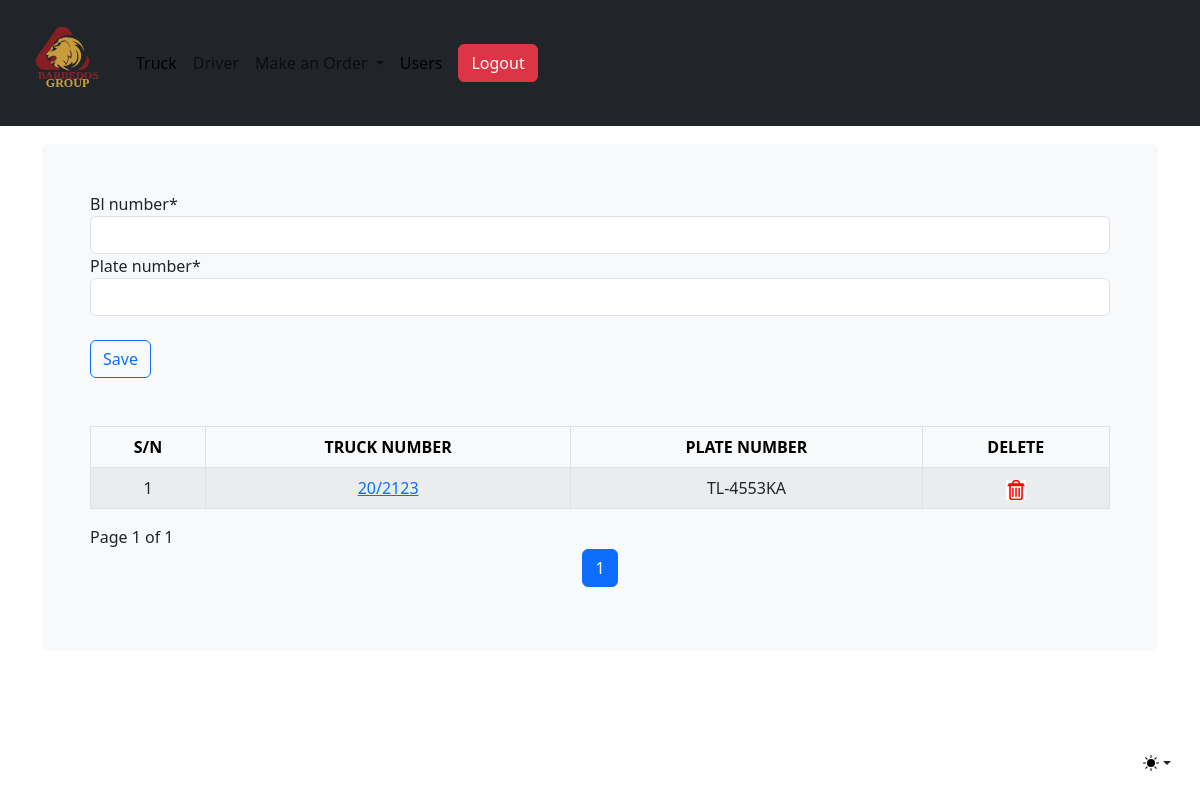
/truck-app/add-truck/ (signed in), run on the app's committed database.
### trucks/models.py (models this page shows, shortened)
class TruckInfo(models.Model):
    bl_number = models.CharField(max_length=7)
    plate_number = models.CharField(max_length=10)
    class Meta:
        verbose_name = "Truck Informantion"
        verbose_name_plural = "Truck Information"

### trucks/views.py (the view, shortened to what this page needs)
# urls.py: path('add-truck/', views.AddTruck, name='truck'),
@login_required(login_url="account:login")
@staff_member_required(login_url="base:index")
def AddTruck(request):
    title = "Add Truck"
    form = TruckCreate(request.POST or None)
    queryset = TruckInfo.objects.all().order_by("id")
    print("Queryset Length:", len(queryset))
    paginator = Paginator(queryset, 10)
    page_number = request.GET.get("page")
    page = paginator.get_page(page_number)
    serial_numbers = list(range(
        (page.number - 1) * page.paginator.per_page + 1,
        min(page.number * page.paginator.per_page, page.paginator.count) + 1
    ))
    items_with_serial_numbers = zip(serial_numbers, page)
    context = {
        "truckform": form,
        "alltruck": queryset,
        "title": title,
        "page": page,
        "items": items_with_serial_numbers,
    }
    return render(request, "forms/truckform.html", context)

### trucks/forms.py (shortened to what this page needs)
class TruckCreate(forms.ModelForm):
    class Meta:
        model = TruckInfo
        fields = ["bl_number", "plate_number"]

### templates/forms/truckform.html (shortened to what this page needs)
{% extends 'base/base.html' %}
{% load crispy_forms_tags %}
{% load static %}
{% block content %}
    <form method = "POST">
            {{truckform|crispy}} <br>
        <input class="btn btn-outline-primary" type="submit" value="Save" />
    </form>
    <br>
    <div class="table responsive">
         <br>
     <table class = 'table table-bordered table-striped'>
        <thead class = 'table-light'>
            <tr>
            <th class = "text-center">S/N</th>
            <th class = "text-center">TRUCK NUMBER</th>
            <th class = "text-center">PLATE NUMBER</th>
            {% if request.user.is_superuser %}
            <th class = "text-center">DELETE</th>
            {% endif %}
            </tr>
        </thead>
        {% for serial_number, item in items %}
        <tr>
            <td class = "text-center">{{ serial_number }}</td>
            <td class = "text-center"><a href="{% url 'trucks:updatetruck' item.id %}">{{item.bl_number|upper}}</a></td>
            <td class = "text-center">{{item.plate_number|upper}}</td>
            {% if request.user.is_superuser %}
            <td class = "text-center"><a href="{% url 'trucks:deletetruck' item.id %}"><img src="{% static 'img/del.jpg' %}" height= "20" width="20"></a></td>
        {% endif %}
        </tr>
        {%endfor%}
        </table>
    </div>
    <span class="current">
        Page {{ page.number }} of {{ page.paginator.num_pages }}
    </span>
    <nav aria-label="Page navigation example">
        <ul class="pagination justify-content-center">
        {% for i in page.paginator.page_range %}
        <li class="page-item {% if page.number == i %}active{% endif %}">
            <a class="page-link" href="{% url 'trucks:truck' %}?page={{ i }}">{{ i }}</a>
        </li>
        {% endfor %}
        </ul>
      </nav>
{% endblock %}

### data on the page
TruckInfo: id "1", bl_number "20/2123", plate_number "TL-4553KA"

### other printed values
{{ page.number }} "1"
{{ page.paginator.num_pages }} "1"
{{ i }} "1"
